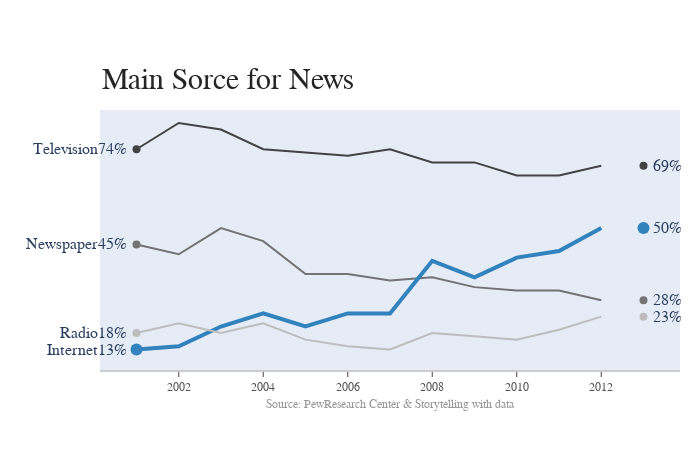

Write notebook code for a chart like this one.
### Code cell
title = 'Main Source For New'
labels = ['Television', 'Newspaper', 'Internet', 'Radio']
colors = ['rgb(67, 67, 67)', 'rgb(115, 115, 115)', 'rgb(49, 130, 189)', 'rgb(189, 189, 189)']

mode_size = [8, 8, 12, 8]
line_size = [2, 2, 4, 2]

x_data = np.vstack((np.arange(2001, 2014),)*4)
y_data = np.array([ [74, 82, 80, 74, 73, 72, 74, 70, 70, 66, 66, 69],
                    [45, 42, 50, 46, 36, 36, 34, 35, 32, 31, 31, 28],
                    [13, 14, 20, 24, 20, 24, 24, 40, 35, 41, 43, 50],
                    [18, 21, 18, 21, 16, 14, 13, 18, 17, 16, 19, 23],
                    ])
fig = go.Figure()
# x_data
for i in range(4):
    fig.add_trace(go.Scatter(x = x_data[i], y= y_data[i], mode = 'lines', name = labels[i],
                            line = {'color':colors[i], 'width' : line_size[i]}, connectgaps = True))
    fig.add_trace(go.Scatter(x = [x_data[i][0], x_data[i][-1]],
                            y = [y_data[i][0], y_data[i][-1]],
                            mode = 'markers', marker = {'color':colors[i], 'size': mode_size[i]}))

fig.update_layout(xaxis = {'showline': True, 'showgrid':False, 'showticklabels': True, 'linecolor': 'rgb(204, 204, 204)', 'linewidth': 2,
                           'ticks':'outside', 'tickfont':{'family': 'arial', 'size':12, 'color': 'rgb(82, 82, 82)'}},
                 yaxis = {'showgrid':False, 'zeroline':False, 'showline': False, 'showticklabels': False},
                 autosize = False, margin= {'autoexpand':False, 'l':100, 'r':20, 't':110},
                 showlegend = False)#, plot_bgcolor = 'White')
annotations = []
#adding labels
for y_trace, label, color in zip(y_data, labels, colors):
    #labeling the left side of plot
    annotations.append({'xref': 'paper', 'x': 0.05, 'y':y_trace[0], 'xanchor':'right', 'yanchor':'middle', 
                        'text':label + '{}%'.format(y_trace[0]),
                       'font':{'family':'arial', 'size':16}, 'showarrow': False})
    #labeling the right side of plot
    annotations.append({'xref':'paper', 'x':0.95, 'y':y_trace[11], 'xanchor':'left', 'yanchor':'middle',
                        'text':'{}%'.format(y_trace[11]),
                        'font':{'family':'arial', 'size':16}, 'showarrow': False})
#title
annotations.append({'xref':'paper', 'yref':'paper', 'x':0.0, 'y':1.05, 'xanchor':'left',
                    'yanchor':'bottom', 'text':'Main Sorce for News', 'font':{'family': 'arial', 'size':30, 'color': 'rgb(37, 37, 37)'},
                   'showarrow': False})
# source
annotations.append({'xref': 'paper', 'yref':'paper', 'x':0.5, 'y': -0.1, 'xanchor': 'center', 'yanchor':'top',
                   'text': 'Source: PewResearch Center &' + ' Storytelling with data',
                   'font':{'family': 'arial', 'size':12, 'color': 'rgb(150, 150, 150)'}, 'showarrow': False})
fig.update_layout(annotations = annotations)
fig.show()

### Figure 1 — Plotly figure (JSON) as saved in the notebook; plotly's stock layout.template omitted (floating-point values rounded to 4 significant figures)
{"data": [{"connectgaps": true, "line": {"color": "rgb(67, 67, 67)", "width": 2}, "mode": "lines", "name": "Television", "type": "scatter", "x": [2001, 2002, 2003, 2004, 2005, 2006, 2007, 2008, 2009, 2010, 2011, 2012, 2013], "y": [74, 82, 80, 74, 73, 72, 74, 70, 70, 66, 66, 69]}, {"marker": {"color": "rgb(67, 67, 67)", "size": 8}, "mode": "markers", "type": "scatter", "x": [2001, 2013], "y": [74, 69]}, {"connectgaps": true, "line": {"color": "rgb(115, 115, 115)", "width": 2}, "mode": "lines", "name": "Newspaper", "type": "scatter", "x": [2001, 2002, 2003, 2004, 2005, 2006, 2007, 2008, 2009, 2010, 2011, 2012, 2013], "y": [45, 42, 50, 46, 36, 36, 34, 35, 32, 31, 31, 28]}, {"marker": {"color": "rgb(115, 115, 115)", "size": 8}, "mode": "markers", "type": "scatter", "x": [2001, 2013], "y": [45, 28]}, {"connectgaps": true, "line": {"color": "rgb(49, 130, 189)", "width": 4}, "mode": "lines", "name": "Internet", "type": "scatter", "x": [2001, 2002, 2003, 2004, 2005, 2006, 2007, 2008, 2009, 2010, 2011, 2012, 2013], "y": [13, 14, 20, 24, 20, 24, 24, 40, 35, 41, 43, 50]}, {"marker": {"color": "rgb(49, 130, 189)", "size": 12}, "mode": "markers", "type": "scatter", "x": [2001, 2013], "y": [13, 50]}, {"connectgaps": true, "line": {"color": "rgb(189, 189, 189)", "width": 2}, "mode": "lines", "name": "Radio", "type": "scatter", "x": [2001, 2002, 2003, 2004, 2005, 2006, 2007, 2008, 2009, 2010, 2011, 2012, 2013], "y": [18, 21, 18, 21, 16, 14, 13, 18, 17, 16, 19, 23]}, {"marker": {"color": "rgb(189, 189, 189)", "size": 8}, "mode": "markers", "type": "scatter", "x": [2001, 2013], "y": [18, 23]}], "layout": {"annotations": [{"font": {"family": "arial", "size": 16}, "showarrow": false, "text": "Television74%", "x": 0.05, "xanchor": "right", "xref": "paper", "y": 74, "yanchor": "middle"}, {"font": {"family": "arial", "size": 16}, "showarrow": false, "text": "69%", "x": 0.95, "xanchor": "left", "xref": "paper", "y": 69, "yanchor": "middle"}, {"font": {"family": "arial", "size": 16}, "showarrow": false, "text": "Newspaper45%", "x": 0.05, "xanchor": "right", "xref": "paper", "y": 45, "yanchor": "middle"}, {"font": {"family": "arial", "size": 16}, "showarrow": false, "text": "28%", "x": 0.95, "xanchor": "left", "xref": "paper", "y": 28, "yanchor": "middle"}, {"font": {"family": "arial", "size": 16}, "showarrow": false, "text": "Internet13%", "x": 0.05, "xanchor": "right", "xref": "paper", "y": 13, "yanchor": "middle"}, {"font": {"family": "arial", "size": 16}, "showarrow": false, "text": "50%", "x": 0.95, "xanchor": "left", "xref": "paper", "y": 50, "yanchor": "middle"}, {"font": {"family": "arial", "size": 16}, "showarrow": false, "text": "Radio18%", "x": 0.05, "xanchor": "right", "xref": "paper", "y": 18, "yanchor": "middle"}, {"font": {"family": "arial", "size": 16}, "showarrow": false, "text": "23%", "x": 0.95, "xanchor": "left", "xref": "paper", "y": 23, "yanchor": "middle"}, {"font": {"color": "rgb(37, 37, 37)", "family": "arial", "size": 30}, "showarrow": false, "text": "Main Sorce for News", "x": 0, "xanchor": "left", "xref": "paper", "y": 1.05, "yanchor": "bottom", "yref": "paper"}, {"font": {"color": "rgb(150, 150, 150)", "family": "arial", "size": 12}, "showarrow": false, "text": "Source: PewResearch Center & Storytelling with data", "x": 0.5, "xanchor": "center", "xref": "paper", "y": -0.1, "yanchor": "top", "yref": "paper"}], "autosize": false, "height": 450, "margin": {"autoexpand": false, "l": 100, "r": 20, "t": 110}, "showlegend": false, "width": 700, "xaxis": {"autorange": true, "linecolor": "rgb(204, 204, 204)", "linewidth": 2, "range": [2000.0, 2014.0], "showgrid": false, "showline": true, "showticklabels": true, "tickfont": {"color": "rgb(82, 82, 82)", "family": "arial", "size": 12}, "ticks": "outside", "type": "linear"}, "yaxis": {"autorange": true, "range": [6.755, 85.96], "showgrid": false, "showline": false, "showticklabels": false, "type": "linear", "zeroline": false}}}
